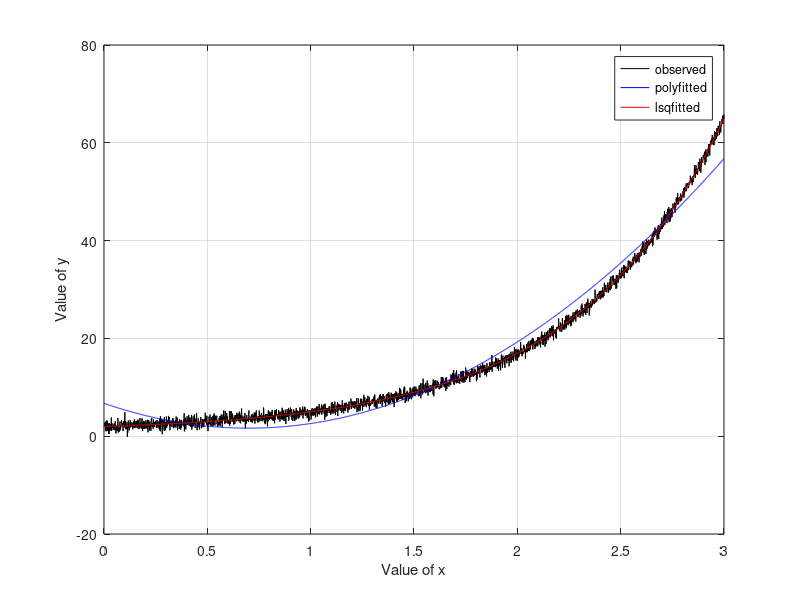

Write MATLAB code to recreate this figure.
clc;close all;
x=0:0.001:3;
y=4.^x+1;
db=30;
yo=awgn(y,db,'measured');

%polyfit%
ap=polyfit(x,yo,2) %for n=2 because a.^x + b
yp=polyval(ap,x);
MSEp=mean(yo-yp.^2)

%lsqcurvefit%
F=@(a,x)(a(1).^x+a(2)); %2nd order
ai=[1 1];%initialized parameters
[al]=lsqcurvefit(F,ai,x,yo)
y1=F(al,x);
MSEl = mean(yo-y1).^2 %MSE


figure;
plot(x,yo,'k',x,yp,'b',x,y1,'r')
xlabel('Value of x')
ylabel('Value of y')
legend('observed','polyfitted','lsqfitted');
grid on